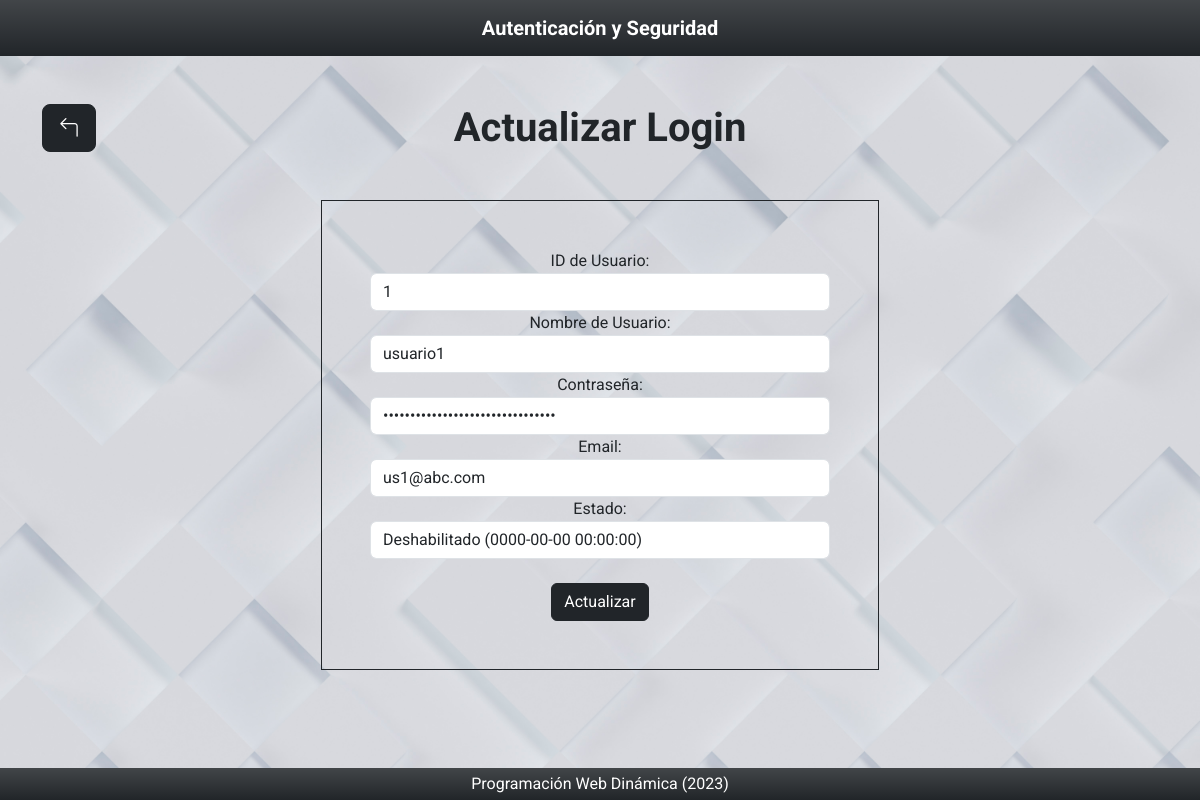
The page /vista/accion/actualizarLogin.php?accion=editar&idusuario=1 on the database as committed earlier.
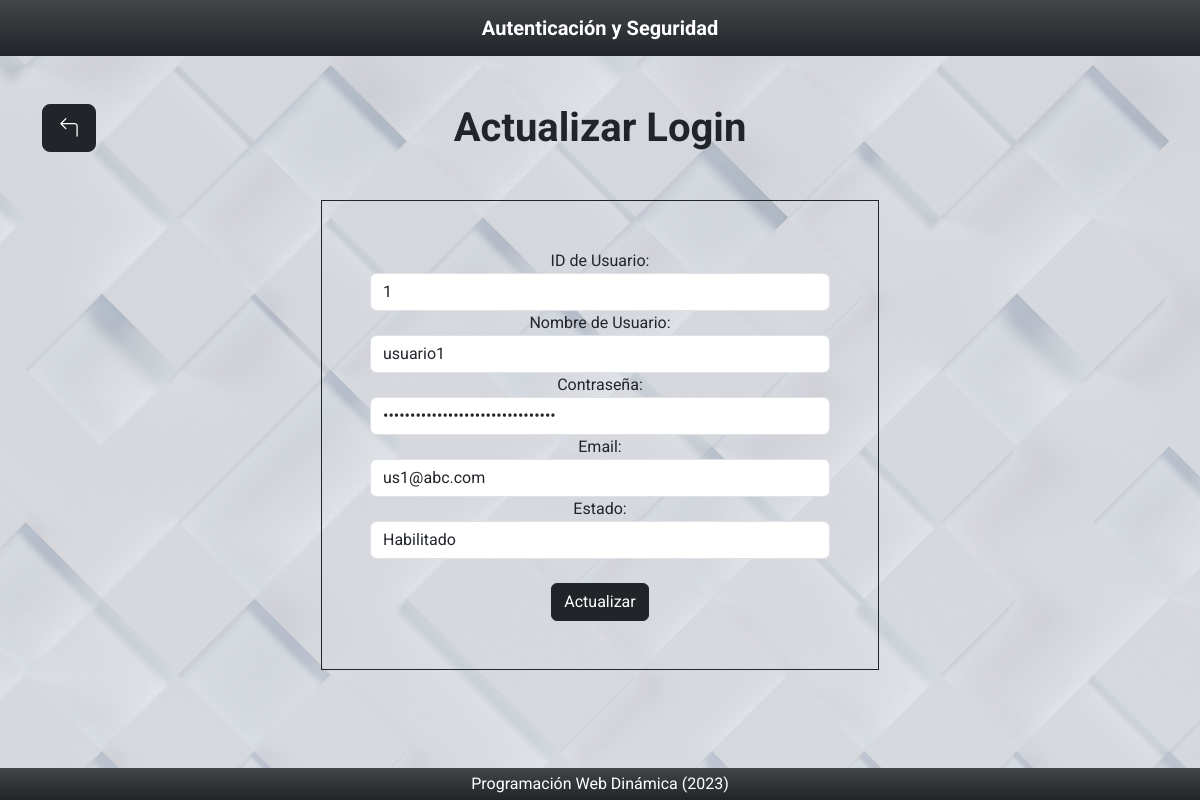
The same page on the database as committed later.
### tables this page shows
CREATE TABLE usuario (
    idusuario bigint(20) AUTO_INCREMENT,
    usnombre varchar(50),
    uspass varchar(50),
    usmail varchar(50),
    usdeshabilitado timestamp NULL DEFAULT NULL,
    PRIMARY KEY (idusuario)
);

### util/funciones.php (called while the page is built, shortened)
<?php
    function data_submitted() {
        $_AAux = array();
        if (!empty($_POST)) {
            $_AAux = $_POST;
        } else {
            if (!empty($_GET)) {
                $_AAux = $_GET;
            }
        }
        return $_AAux;
    }
    spl_autoload_register(function($class_name) {
        $directorys = array(
            $GLOBALS['ROOT'].'modelo/',
            $GLOBALS['ROOT'].'modelo/conector/',
            $GLOBALS['ROOT'].'control/',
        );
    });
?>

### modelo/usuario.php (called while the page is built, shortened)
<?php
    class usuario {
        private $idusuario;
        private $usnombre;
        private $uspass;
        private $usmail;
        private $usdeshabilitado;
        public function __construct() {
            $this -> idusuario = null;
            $this -> usnombre = "";
            $this -> uspass = null;
            $this -> usmail = "";
            $this -> usdeshabilitado = null;
        }
        public function getIdusuario() {
            return $this -> idusuario;
        }
        public function setIdusuario($nuevoIdusuario) {
            $this -> idusuario = $nuevoIdusuario;
        }
        public function getUsnombre() {
            return $this -> usnombre;
        }
        public function setUsnombre($nuevoUsnombre) {
            $this -> usnombre = $nuevoUsnombre;
        }
        public function getUspass() {
            return $this -> uspass;
        }
        public function setUspass($nuevoUspass) {
            $this -> uspass = $nuevoUspass;
        }
        public function getUsmail() {
            return $this -> usmail;
        }
        public function setUsmail($nuevoUsmail) {
            $this -> usmail = $nuevoUsmail;
        }
        public function getUsdeshabilitado() {
            return $this -> usdeshabilitado;
        }
        public function setUsdeshabilitado($nuevoUsdeshabilitado) {
            $this -> usdeshabilitado = $nuevoUsdeshabilitado;
        }
        public function listar($parametro = "") {
            $arreglo = array();
            $base = new BaseDatos();
            $sql = "SELECT * FROM usuario ";
            if ($parametro != ""){
                $sql .= "WHERE " . $parametro;
            }
            $respuesta = $base -> Ejecutar($sql);
            if ($respuesta > -1){
                if ($respuesta > 0){
                    while ($row = $base -> Registro()){
                        $obj = new usuario();
                        $obj -> setear($row["idusuario"], $row["usnombre"], $row["uspass"], $row["usmail"], $row["usdeshabilitado"]);
                        array_push($arreglo, $obj);
                    }
                }
            } else {
                $this->setmensajeoperacion("usuario->listar: " . $base -> getError());
            }
            return $arreglo;
        }
    }
?>

### modelo/conector/BaseDatos.php (called while the page is built, shortened)
<?php
    class BaseDatos extends PDO {
        private $indice;
        private $resultado;
        public function __construct() {
            $this -> indice = 0;
        }
        public function setSQL($e) {
            return "\n" . $this -> sql = $e;
        }
        public function Ejecutar($sql) {
            if ( stristr($sql, "SELECT")){
                $resp =  $this -> EjecutarSelect($sql);
            }
            return $resp;
        }
        private function EjecutarSelect($sql) {
            $cant = -1;
            $resultado = parent :: query($sql);
            if (!$resultado) {
                $this -> analizarDebug();
            } else {
                $arregloResult = $resultado -> fetchAll();
                $cant = count($arregloResult);
            }
            return $cant;
        }
        public function Registro() {
            $filaActual = false;
            $indiceActual = $this->getIndice();
            if ($indiceActual >= 0) {
                $filas = $this -> getResultado();
                if ($indiceActual < count($filas)) {
                    $filaActual = $filas[$indiceActual];
                } else {
                    $this -> setIndice(-1);
                }
            }
            return $filaActual;
        }
        private function setIndice($valor) {
            $this -> indice = $valor;
        }
        private function getIndice() {
            return $this -> indice;
        }
        private function setResultado($valor) {
            $this -> resultado = $valor;
        }
        private function getResultado() {
            return $this -> resultado;
        }
    }
?>

### control/AbmUsuario.php (called while the page is built, shortened)
<?php
    class AbmUsuario {
        public function buscar($param) {
            $where = " true ";
            if ($param <> null) {
                if (isset($param['idusuario'])) {
                    $where .= " and idusuario =" . $param['idusuario'];
                }
            }
            $objUsuario = new usuario();
            $arreglo = $objUsuario -> listar($where);
            return $arreglo;
        }
    }
?>

### vista/accion/actualizarLogin.php (the view, shortened to what the changed rows need)
<?php
    include_once("../estructura/encabezado.php");
    $objAbmUsuario = new AbmUsuario();
    $datos = data_submitted();
    $obj = null;
    if (isset($datos['accion'])) {
        if ($datos['accion'] == 'editar') {
            $listaUsuarios = $objAbmUsuario -> buscar($datos);
            if (count($listaUsuarios) == 1) {
                $obj = $listaUsuarios[0];
            }
        }
    }
?>
<h1 class="mb-5 fw-bold">Actualizar Login</h1>
<div class="d-flex justify-content-center">
    <div class="w-50">
        <form method="post" action="actualizarLoginResultado.php" class="needs-validation p-5 border border-dark" novalidate>
            <div class="form-group">
                <label for="idusuario">ID de Usuario:</label>
                <input id="idusuario" name="idusuario" class="form-control" type="text" value="<?php echo $obj -> getIdusuario()?>" readonly>
            </div>
            <div class="form-group">
                <label for="usnombre">Nombre de Usuario:</label>
                <input id="usnombre" name="usnombre" class="form-control" type="text" value="<?php echo $obj -> getUsnombre()?>" required pattern="^[a-zA-Z][a-zA-Z0-9]*$">
            </div>
            <div class="form-group">
                <label>Contraseña:</label><br/>
                <input id="uspass" name="uspass" class="form-control" type="password" value="<?php echo $obj -> getUspass()?>" required pattern="^[a-zA-Z0-9][a-zA-Z0-9]*$">
            </div>
            <div class="form-group">
                <label for="Nombre">Email:</label><br/>
                <input id="usmail" name="usmail" class="form-control" type="email" value="<?php echo $obj -> getUsmail()?>" required>
            </div>
            <div class="form-group">
                <label for="estado">Estado:</label>
                <?php
                    if ($obj -> getUsdeshabilitado() == NULL) {
                        $estado = "Habilitado";
                    } else {
                        $estado ="Deshabilitado (" . $obj -> getUsdeshabilitado() . ")";
                    }
                ?>
                <input id="estado" name="estado" class="form-control" type="text" value="<?php echo $estado?>" readonly>
            </div>
            <br/>
        </form>
    </div>
</div>
<?php
    include_once("../estructura/pie.php");
?>

Rows that differ between the two databases and show on the page:
changed usuario "usuario1": estado "Deshabilitado (0000-00-00 00:00:00)" → "Habilitado"
